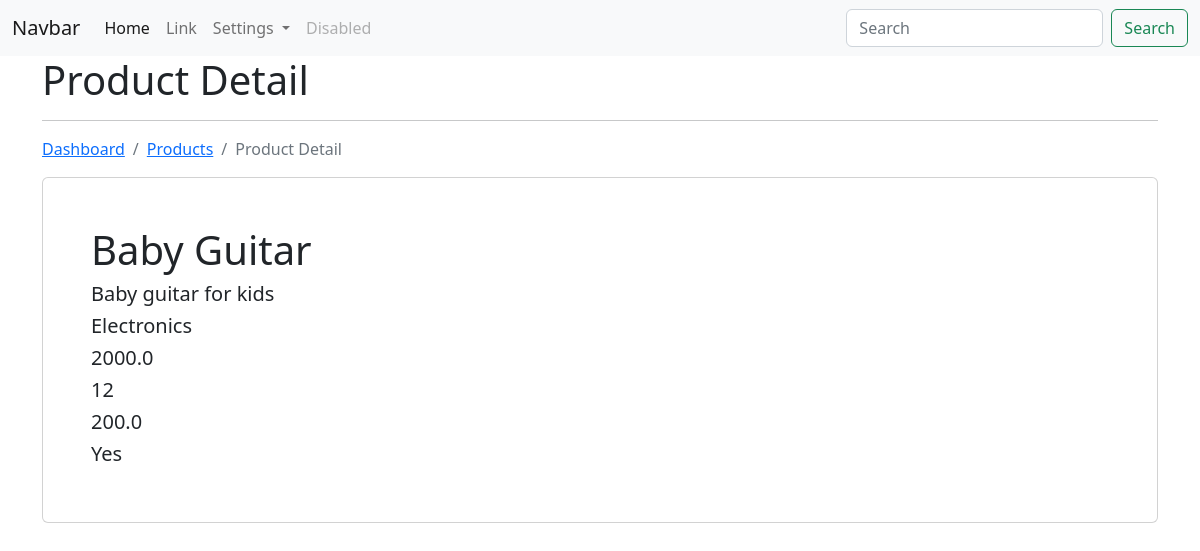
The app's page /ecom/product/view/3/ (signed in) with its own data.
### app_ecom/models.py (models this page shows)
class Product(models.Model):
    title = models.CharField(max_length=200)
    desc = models.CharField(max_length=200)
    category = models.ForeignKey(Category, on_delete=models.CASCADE)
    price = models.FloatField()
    image = models.FileField(null=True, blank=True, upload_to="products/")
    quantity = models.IntegerField()
    discount = models.FloatField()
    cod = models.CharField(max_length=100)
    user = models.ForeignKey(User, on_delete=models.CASCADE)
    class Meta:
        db_table = 'app_products'

class Category(models.Model):
    category_name = models.CharField(max_length=200)
    def __str__(self):
        return self.category_name
    class Meta:
        db_table = 'app_categories'

### app_ecom/views.py (the view)
# urls.py: path('product/view/<int:id>/', views.product_view, name='view-product'),
@login_required(login_url='/authentication/login/')
def product_view(request, id):
    product = Product.objects.get(id=id)
    context = {"data": product}
    return render(request, 'products/product_view.html', context)

### templates/products/product_view.html (shortened to what this page needs)
{% extends "layouts/master.html" %}
{% block content %}
    <div class="container">
        <h1>Product Detail</h1>
        <hr>
        <nav aria-label="breadcrumb">
            <ol class="breadcrumb">
              <li class="breadcrumb-item"><a href="{% url 'dashboard' %}">Dashboard</a></li>
              <li class="breadcrumb-item active"><a href="{% url 'list-product' %}">Products</a></li>
              <li class="breadcrumb-item active">Product Detail</li>
            </ol>
        </nav>
        <div class="card p-5">
            <h1>{{ data.title }}</h1>
            <h5>{{ data.desc }}</h5>
            <h5>{{ data.category }}</h5>
            <h5>{{ data.price }}</h5>
            <h5>{{ data.quantity }}</h5>
            <h5>{{ data.discount }}</h5>
            <h5>{{ data.cod }}</h5>
        </div>
    </div>
{% endblock content %}

### records on screen
Product: title "Baby Guitar", desc "Baby guitar for kids", category "Electronics", price "2000.0", quantity "12", discount "200.0", cod "Yes"
